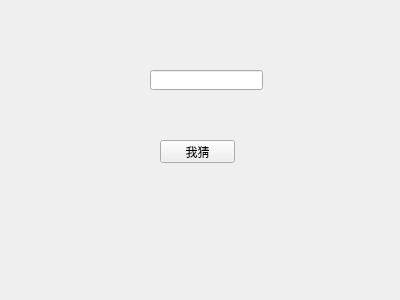
<?xml version="1.0" encoding="UTF-8"?>
<ui version="4.0">
 <class>Form</class>
 <widget class="QWidget" name="Form">
  <property name="geometry">
   <rect>
    <x>0</x>
    <y>0</y>
    <width>400</width>
    <height>300</height>
   </rect>
  </property>
  <property name="windowTitle">
   <string>猜猜猜</string>
  </property>
  <widget class="QPushButton" name="pushButton">
   <property name="geometry">
    <rect>
     <x>160</x>
     <y>140</y>
     <width>75</width>
     <height>23</height>
    </rect>
   </property>
   <property name="text">
    <string>我猜</string>
   </property>
  </widget>
  <widget class="QLineEdit" name="lineEdit">
   <property name="geometry">
    <rect>
     <x>150</x>
     <y>70</y>
     <width>113</width>
     <height>20</height>
    </rect>
   </property>
  </widget>
 </widget>
 <resources/>
 <connections>
  <connection>
   <sender>pushButton</sender>
   <signal>clicked()</signal>
   <receiver>Form</receiver>
   <slot>show_message_box()</slot>
   <hints>
    <hint type="sourcelabel">
     <x>183</x>
     <y>156</y>
    </hint>
    <hint type="destinationlabel">
     <x>263</x>
     <y>206</y>
    </hint>
   </hints>
  </connection>
 </connections>
 <slots>
  <slot>show_message_box()</slot>
 </slots>
</ui>
